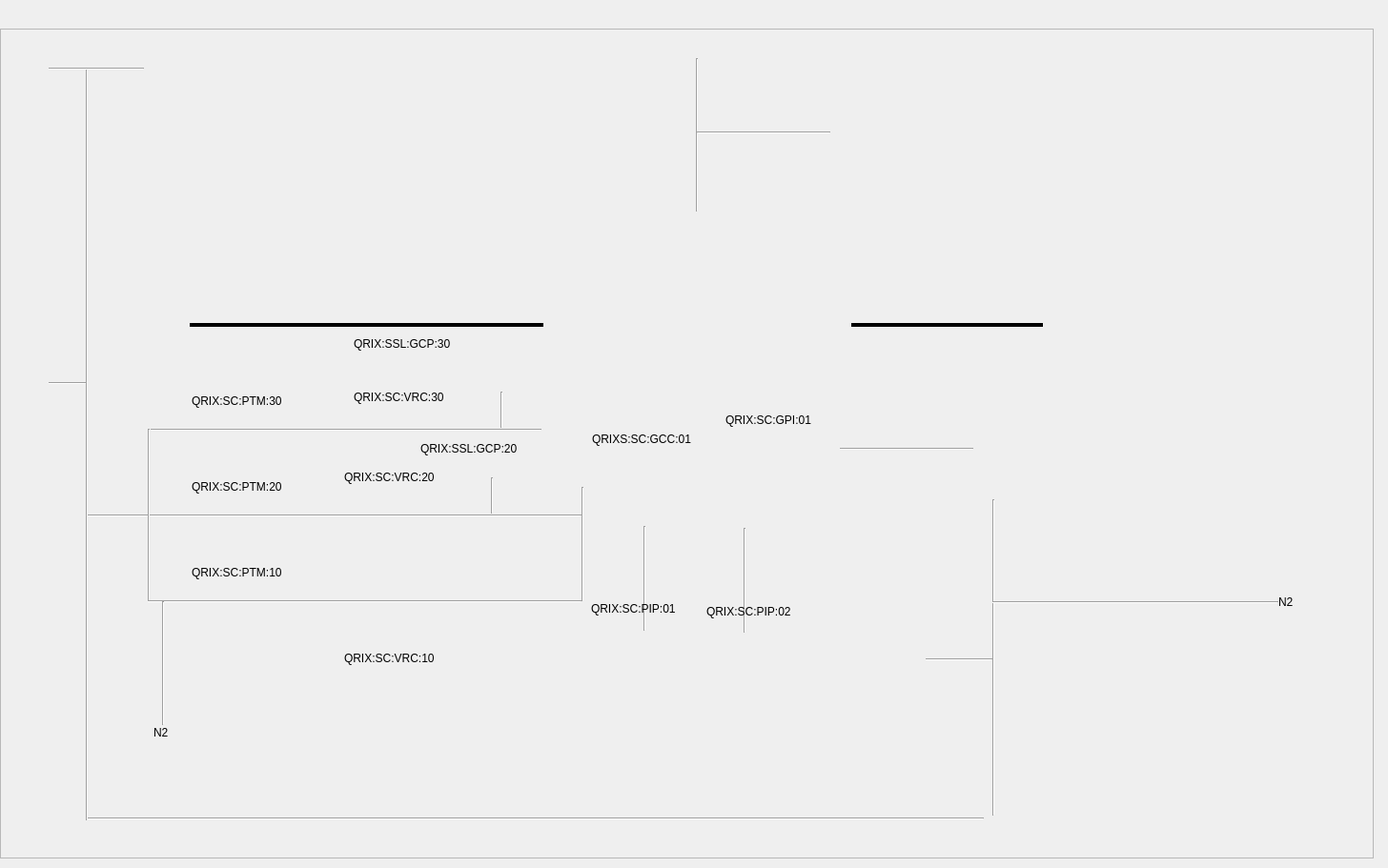
<?xml version="1.0" encoding="UTF-8"?>
<ui version="4.0">
 <class>Form</class>
 <widget class="QWidget" name="Form">
  <property name="geometry">
   <rect>
    <x>0</x>
    <y>0</y>
    <width>1456</width>
    <height>911</height>
   </rect>
  </property>
  <property name="windowTitle">
   <string>QRIX Sample Chamber VAC</string>
  </property>
  <widget class="QScrollArea" name="scrollArea">
   <property name="geometry">
    <rect>
     <x>0</x>
     <y>30</y>
     <width>1441</width>
     <height>871</height>
    </rect>
   </property>
   <property name="widgetResizable">
    <bool>true</bool>
   </property>
   <widget class="QWidget" name="scrollAreaWidgetContents">
    <property name="geometry">
     <rect>
      <x>0</x>
      <y>0</y>
      <width>1439</width>
      <height>869</height>
     </rect>
    </property>
    <widget class="PyDMDrawingCircle" name="PyDMDrawingCircle">
     <property name="geometry">
      <rect>
       <x>560</x>
       <y>190</y>
       <width>341</width>
       <height>341</height>
      </rect>
     </property>
     <property name="toolTip">
      <string/>
     </property>
     <property name="brush" stdset="0">
      <brush brushstyle="NoBrush">
       <color alpha="255">
        <red>0</red>
        <green>0</green>
        <blue>0</blue>
       </color>
      </brush>
     </property>
     <property name="penStyle" stdset="0">
      <enum>Qt::SolidLine</enum>
     </property>
    </widget>
    <widget class="PneumaticValve" name="PneumaticValve">
     <property name="geometry">
      <rect>
       <x>130</x>
       <y>267</y>
       <width>100</width>
       <height>81</height>
      </rect>
     </property>
     <property name="toolTip">
      <string/>
     </property>
     <property name="controlsLocation" stdset="0">
      <enum>PCDSSymbolBase::Left</enum>
     </property>
     <property name="channelsPrefix" stdset="0">
      <string>ca://QRIX:SC:VGC:01</string>
     </property>
     <property name="controlButtonHorizontal" stdset="0">
      <bool>false</bool>
     </property>
    </widget>
    <widget class="PneumaticValve" name="PneumaticValve_2">
     <property name="geometry">
      <rect>
       <x>1060</x>
       <y>265</y>
       <width>100</width>
       <height>82</height>
      </rect>
     </property>
     <property name="toolTip">
      <string/>
     </property>
     <property name="controlsLocation" stdset="0">
      <enum>PCDSSymbolBase::Right</enum>
     </property>
     <property name="channelsPrefix" stdset="0">
      <string>ca://QRIX:SC:VGC:02</string>
     </property>
     <property name="controlButtonHorizontal" stdset="0">
      <bool>false</bool>
     </property>
    </widget>
    <widget class="IonPump" name="IonPump">
     <property name="geometry">
      <rect>
       <x>619</x>
       <y>628</y>
       <width>110</width>
       <height>140</height>
      </rect>
     </property>
     <property name="toolTip">
      <string/>
     </property>
     <property name="channelsPrefix" stdset="0">
      <string>ca://QRIXS:SC:PIP:01</string>
     </property>
     <property name="controlButtonHorizontal" stdset="0">
      <bool>false</bool>
     </property>
    </widget>
    <widget class="IonPump" name="IonPump_2">
     <property name="geometry">
      <rect>
       <x>725</x>
       <y>628</y>
       <width>110</width>
       <height>140</height>
      </rect>
     </property>
     <property name="toolTip">
      <string/>
     </property>
     <property name="channelsPrefix" stdset="0">
      <string>ca://QRIXS:SC:PIP:02</string>
     </property>
     <property name="controlButtonHorizontal" stdset="0">
      <bool>false</bool>
     </property>
    </widget>
    <widget class="RoughGauge" name="RoughGauge">
     <property name="geometry">
      <rect>
       <x>830</x>
       <y>80</y>
       <width>70</width>
       <height>60</height>
      </rect>
     </property>
     <property name="toolTip">
      <string/>
     </property>
    </widget>
    <widget class="PyDMDrawingCircle" name="PyDMDrawingCircle_2">
     <property name="geometry">
      <rect>
       <x>1013</x>
       <y>420</y>
       <width>61</width>
       <height>71</height>
      </rect>
     </property>
     <property name="toolTip">
      <string/>
     </property>
     <property name="brush" stdset="0">
      <brush brushstyle="NoBrush">
       <color alpha="255">
        <red>0</red>
        <green>0</green>
        <blue>0</blue>
       </color>
      </brush>
     </property>
     <property name="penStyle" stdset="0">
      <enum>Qt::SolidLine</enum>
     </property>
    </widget>
    <widget class="PneumaticValve" name="PneumaticValve_3">
     <property name="geometry">
      <rect>
       <x>910</x>
       <y>420</y>
       <width>111</width>
       <height>82</height>
      </rect>
     </property>
     <property name="toolTip">
      <string/>
     </property>
     <property name="channelsPrefix" stdset="0">
      <string>ca://QRIX:SC:VGC:03</string>
     </property>
    </widget>
    <widget class="Line" name="line_3">
     <property name="geometry">
      <rect>
       <x>1040</x>
       <y>493</y>
       <width>3</width>
       <height>332</height>
      </rect>
     </property>
     <property name="orientation">
      <enum>Qt::Vertical</enum>
     </property>
    </widget>
    <widget class="TurboPump" name="TurboPump">
     <property name="geometry">
      <rect>
       <x>960</x>
       <y>500</y>
       <width>100</width>
       <height>82</height>
      </rect>
     </property>
     <property name="toolTip">
      <string/>
     </property>
     <property name="controlsLocation" stdset="0">
      <enum>PCDSSymbolBase::Left</enum>
     </property>
     <property name="channelsPrefix" stdset="0">
      <string>ca://QRIXS:SDS:PTM:10</string>
     </property>
     <property name="controlButtonHorizontal" stdset="0">
      <bool>false</bool>
     </property>
    </widget>
    <widget class="RoughGauge" name="RoughGauge_2">
     <property name="geometry">
      <rect>
       <x>940</x>
       <y>640</y>
       <width>70</width>
       <height>60</height>
      </rect>
     </property>
     <property name="toolTip">
      <string/>
     </property>
     <property name="channelsPrefix" stdset="0">
      <string>ca://QRIXS:ROUGH:GPI:03</string>
     </property>
    </widget>
    <widget class="Line" name="line_4">
     <property name="geometry">
      <rect>
       <x>970</x>
       <y>660</y>
       <width>70</width>
       <height>3</height>
      </rect>
     </property>
     <property name="orientation">
      <enum>Qt::Horizontal</enum>
     </property>
    </widget>
    <widget class="Line" name="line_5">
     <property name="geometry">
      <rect>
       <x>1040</x>
       <y>600</y>
       <width>300</width>
       <height>3</height>
      </rect>
     </property>
     <property name="orientation">
      <enum>Qt::Horizontal</enum>
     </property>
    </widget>
    <widget class="QLabel" name="label">
     <property name="geometry">
      <rect>
       <x>1340</x>
       <y>593</y>
       <width>59</width>
       <height>15</height>
      </rect>
     </property>
     <property name="text">
      <string>N2</string>
     </property>
    </widget>
    <widget class="Line" name="line_6">
     <property name="geometry">
      <rect>
       <x>90</x>
       <y>820</y>
       <width>941</width>
       <height>16</height>
      </rect>
     </property>
     <property name="orientation">
      <enum>Qt::Horizontal</enum>
     </property>
    </widget>
    <widget class="PneumaticValve" name="PneumaticValve_4">
     <property name="geometry">
      <rect>
       <x>1027</x>
       <y>775</y>
       <width>120</width>
       <height>80</height>
      </rect>
     </property>
     <property name="toolTip">
      <string/>
     </property>
     <property name="controlsLocation" stdset="0">
      <enum>PCDSSymbolBase::Right</enum>
     </property>
     <property name="channelsPrefix" stdset="0">
      <string>ca://QRIXS:ROUGH:VRC:02</string>
     </property>
     <property name="rotateIcon" stdset="0">
      <bool>true</bool>
     </property>
     <property name="controlButtonHorizontal" stdset="0">
      <bool>false</bool>
     </property>
    </widget>
    <widget class="ControlOnlyValveNC" name="ControlOnlyValveNC_3">
     <property name="geometry">
      <rect>
       <x>93</x>
       <y>660</y>
       <width>90</width>
       <height>82</height>
      </rect>
     </property>
     <property name="toolTip">
      <string/>
     </property>
     <property name="controlsLocation" stdset="0">
      <enum>PCDSSymbolBase::Left</enum>
     </property>
     <property name="channelsPrefix" stdset="0">
      <string>ca://QRIXS:SC:VVC:02</string>
     </property>
     <property name="iconSize" stdset="0">
      <number>25</number>
     </property>
     <property name="rotateIcon" stdset="0">
      <bool>true</bool>
     </property>
     <property name="controlButtonHorizontal" stdset="0">
      <bool>false</bool>
     </property>
    </widget>
    <widget class="ControlOnlyValveNC" name="ControlOnlyValveNC_4">
     <property name="geometry">
      <rect>
       <x>93</x>
       <y>600</y>
       <width>90</width>
       <height>80</height>
      </rect>
     </property>
     <property name="toolTip">
      <string/>
     </property>
     <property name="controlsLocation" stdset="0">
      <enum>PCDSSymbolBase::Left</enum>
     </property>
     <property name="channelsPrefix" stdset="0">
      <string>ca://QRIXS:SC:VVC:01</string>
     </property>
     <property name="iconSize" stdset="0">
      <number>25</number>
     </property>
     <property name="rotateIcon" stdset="0">
      <bool>true</bool>
     </property>
     <property name="controlButtonHorizontal" stdset="0">
      <bool>false</bool>
     </property>
    </widget>
    <widget class="Line" name="line_11">
     <property name="geometry">
      <rect>
       <x>80</x>
       <y>40</y>
       <width>20</width>
       <height>790</height>
      </rect>
     </property>
     <property name="orientation">
      <enum>Qt::Vertical</enum>
     </property>
    </widget>
    <widget class="RoughGauge" name="RoughGauge_4">
     <property name="geometry">
      <rect>
       <x>20</x>
       <y>350</y>
       <width>70</width>
       <height>60</height>
      </rect>
     </property>
     <property name="toolTip">
      <string/>
     </property>
     <property name="channelsPrefix" stdset="0">
      <string>ca://QRIXS:ROUGH:GPI:02</string>
     </property>
    </widget>
    <widget class="Line" name="line_12">
     <property name="geometry">
      <rect>
       <x>50</x>
       <y>370</y>
       <width>40</width>
       <height>3</height>
      </rect>
     </property>
     <property name="orientation">
      <enum>Qt::Horizontal</enum>
     </property>
    </widget>
    <widget class="Line" name="line_13">
     <property name="geometry">
      <rect>
       <x>50</x>
       <y>40</y>
       <width>100</width>
       <height>3</height>
      </rect>
     </property>
     <property name="orientation">
      <enum>Qt::Horizontal</enum>
     </property>
    </widget>
    <widget class="RoughGauge" name="RoughGauge_5">
     <property name="geometry">
      <rect>
       <x>128</x>
       <y>19</y>
       <width>90</width>
       <height>60</height>
      </rect>
     </property>
     <property name="toolTip">
      <string/>
     </property>
     <property name="channelsPrefix" stdset="0">
      <string>ca://QRIXS:ROUGH:GPI:01</string>
     </property>
    </widget>
    <widget class="ControlOnlyValveNC" name="ControlOnlyValveNC_5">
     <property name="geometry">
      <rect>
       <x>50</x>
       <y>30</y>
       <width>20</width>
       <height>20</height>
      </rect>
     </property>
     <property name="toolTip">
      <string/>
     </property>
     <property name="controlsLocation" stdset="0">
      <enum>PCDSSymbolBase::Hidden</enum>
     </property>
     <property name="channelsPrefix" stdset="0">
      <string>ca://QRIX:VRO:01</string>
     </property>
     <property name="iconSize" stdset="0">
      <number>20</number>
     </property>
     <property name="rotateIcon" stdset="0">
      <bool>false</bool>
     </property>
     <property name="controlButtonHorizontal" stdset="0">
      <bool>false</bool>
     </property>
    </widget>
    <widget class="ScrollPump" name="ScrollPump_7">
     <property name="geometry">
      <rect>
       <x>-10</x>
       <y>20</y>
       <width>80</width>
       <height>110</height>
      </rect>
     </property>
     <property name="toolTip">
      <string/>
     </property>
     <property name="controlsLocation" stdset="0">
      <enum>PCDSSymbolBase::Bottom</enum>
     </property>
     <property name="channelsPrefix" stdset="0">
      <string>ca://QRIXS:PRO:01</string>
     </property>
     <property name="controlButtonHorizontal" stdset="0">
      <bool>false</bool>
     </property>
    </widget>
    <widget class="PneumaticValve" name="PneumaticValve_6">
     <property name="geometry">
      <rect>
       <x>710</x>
       <y>10</y>
       <width>149</width>
       <height>81</height>
      </rect>
     </property>
     <property name="toolTip">
      <string/>
     </property>
     <property name="layoutDirection">
      <enum>Qt::LeftToRight</enum>
     </property>
     <property name="controlsLocation" stdset="0">
      <enum>PCDSSymbolBase::Right</enum>
     </property>
     <property name="channelsPrefix" stdset="0">
      <string>ca://QRIXS:SA:VRC:01</string>
     </property>
     <property name="rotateIcon" stdset="0">
      <bool>true</bool>
     </property>
     <property name="controlButtonHorizontal" stdset="0">
      <bool>false</bool>
     </property>
    </widget>
    <widget class="Line" name="line_14">
     <property name="geometry">
      <rect>
       <x>720</x>
       <y>30</y>
       <width>20</width>
       <height>161</height>
      </rect>
     </property>
     <property name="orientation">
      <enum>Qt::Vertical</enum>
     </property>
    </widget>
    <widget class="PneumaticValve" name="PneumaticValve_7">
     <property name="geometry">
      <rect>
       <x>710</x>
       <y>107</y>
       <width>149</width>
       <height>81</height>
      </rect>
     </property>
     <property name="toolTip">
      <string/>
     </property>
     <property name="layoutDirection">
      <enum>Qt::LeftToRight</enum>
     </property>
     <property name="controlsLocation" stdset="0">
      <enum>PCDSSymbolBase::Right</enum>
     </property>
     <property name="channelsPrefix" stdset="0">
      <string>ca://QRIXS:SC:VGC:04</string>
     </property>
     <property name="rotateIcon" stdset="0">
      <bool>true</bool>
     </property>
     <property name="controlButtonHorizontal" stdset="0">
      <bool>false</bool>
     </property>
    </widget>
    <widget class="Line" name="line_15">
     <property name="geometry">
      <rect>
       <x>730</x>
       <y>100</y>
       <width>140</width>
       <height>16</height>
      </rect>
     </property>
     <property name="orientation">
      <enum>Qt::Horizontal</enum>
     </property>
    </widget>
    <widget class="RoughGauge" name="RoughGauge_6">
     <property name="geometry">
      <rect>
       <x>480</x>
       <y>450</y>
       <width>70</width>
       <height>50</height>
      </rect>
     </property>
     <property name="toolTip">
      <string/>
     </property>
     <property name="channelsPrefix" stdset="0">
      <string>ca://QRIXS:SSL:GCP:20</string>
     </property>
    </widget>
    <widget class="RoughGauge" name="RoughGauge_7">
     <property name="geometry">
      <rect>
       <x>490</x>
       <y>340</y>
       <width>70</width>
       <height>60</height>
      </rect>
     </property>
     <property name="toolTip">
      <string/>
     </property>
     <property name="channelsPrefix" stdset="0">
      <string>ca://QRIXS:SSL:GCP:30</string>
     </property>
    </widget>
    <widget class="TurboPump" name="TurboPump_3">
     <property name="geometry">
      <rect>
       <x>190</x>
       <y>380</y>
       <width>100</width>
       <height>82</height>
      </rect>
     </property>
     <property name="toolTip">
      <string/>
     </property>
     <property name="controlsLocation" stdset="0">
      <enum>PCDSSymbolBase::Left</enum>
     </property>
     <property name="channelsPrefix" stdset="0">
      <string>ca://QRIXS:SC:PTM:30</string>
     </property>
     <property name="controlButtonHorizontal" stdset="0">
      <bool>false</bool>
     </property>
    </widget>
    <widget class="Line" name="line_16">
     <property name="geometry">
      <rect>
       <x>157</x>
       <y>410</y>
       <width>410</width>
       <height>20</height>
      </rect>
     </property>
     <property name="orientation">
      <enum>Qt::Horizontal</enum>
     </property>
    </widget>
    <widget class="Line" name="line_17">
     <property name="geometry">
      <rect>
       <x>140</x>
       <y>419</y>
       <width>30</width>
       <height>181</height>
      </rect>
     </property>
     <property name="orientation">
      <enum>Qt::Vertical</enum>
     </property>
    </widget>
    <widget class="Line" name="line_18">
     <property name="geometry">
      <rect>
       <x>510</x>
       <y>380</y>
       <width>30</width>
       <height>38</height>
      </rect>
     </property>
     <property name="orientation">
      <enum>Qt::Vertical</enum>
     </property>
    </widget>
    <widget class="Line" name="line_19">
     <property name="geometry">
      <rect>
       <x>160</x>
       <y>600</y>
       <width>20</width>
       <height>130</height>
      </rect>
     </property>
     <property name="orientation">
      <enum>Qt::Vertical</enum>
     </property>
    </widget>
    <widget class="QLabel" name="label_3">
     <property name="geometry">
      <rect>
       <x>160</x>
       <y>730</y>
       <width>31</width>
       <height>16</height>
      </rect>
     </property>
     <property name="text">
      <string>N2</string>
     </property>
    </widget>
    <widget class="PneumaticValve" name="PneumaticValve_9">
     <property name="geometry">
      <rect>
       <x>360</x>
       <y>560</y>
       <width>100</width>
       <height>81</height>
      </rect>
     </property>
     <property name="toolTip">
      <string/>
     </property>
     <property name="controlsLocation" stdset="0">
      <enum>PCDSSymbolBase::Left</enum>
     </property>
     <property name="channelsPrefix" stdset="0">
      <string>ca://QRIXS:SC:VRC:10</string>
     </property>
     <property name="expertOphydClass" stdset="0">
      <string>pcdsdevices.valve.VRC</string>
     </property>
     <property name="controlButtonHorizontal" stdset="0">
      <bool>false</bool>
     </property>
    </widget>
    <widget class="Line" name="line_22">
     <property name="geometry">
      <rect>
       <x>154</x>
       <y>590</y>
       <width>455</width>
       <height>20</height>
      </rect>
     </property>
     <property name="orientation">
      <enum>Qt::Horizontal</enum>
     </property>
    </widget>
    <widget class="TurboPump" name="TurboPump_4">
     <property name="geometry">
      <rect>
       <x>188</x>
       <y>560</y>
       <width>100</width>
       <height>82</height>
      </rect>
     </property>
     <property name="toolTip">
      <string/>
     </property>
     <property name="controlsLocation" stdset="0">
      <enum>PCDSSymbolBase::Left</enum>
     </property>
     <property name="channelsPrefix" stdset="0">
      <string>ca://QRIXS:SC:PTM:10</string>
     </property>
     <property name="controlButtonHorizontal" stdset="0">
      <bool>false</bool>
     </property>
    </widget>
    <widget class="Line" name="line_25">
     <property name="geometry">
      <rect>
       <x>892</x>
       <y>300</y>
       <width>201</width>
       <height>20</height>
      </rect>
     </property>
     <property name="frameShadow">
      <enum>QFrame::Plain</enum>
     </property>
     <property name="lineWidth">
      <number>4</number>
     </property>
     <property name="orientation">
      <enum>Qt::Horizontal</enum>
     </property>
    </widget>
    <widget class="Line" name="line_7">
     <property name="geometry">
      <rect>
       <x>669</x>
       <y>521</y>
       <width>12</width>
       <height>110</height>
      </rect>
     </property>
     <property name="orientation">
      <enum>Qt::Vertical</enum>
     </property>
    </widget>
    <widget class="Line" name="line_8">
     <property name="geometry">
      <rect>
       <x>770</x>
       <y>523</y>
       <width>20</width>
       <height>110</height>
      </rect>
     </property>
     <property name="orientation">
      <enum>Qt::Vertical</enum>
     </property>
    </widget>
    <widget class="ColdCathodeGauge" name="ColdCathodeGauge_2">
     <property name="geometry">
      <rect>
       <x>610</x>
       <y>310</y>
       <width>131</width>
       <height>101</height>
      </rect>
     </property>
     <property name="toolTip">
      <string/>
     </property>
     <property name="controlsLocation" stdset="0">
      <enum>PCDSSymbolBase::Left</enum>
     </property>
     <property name="channelsPrefix" stdset="0">
      <string>ca://QRIXS:SC:GCC:01</string>
     </property>
     <property name="controlButtonHorizontal" stdset="0">
      <bool>false</bool>
     </property>
    </widget>
    <widget class="TurboPump" name="TurboPump_5">
     <property name="geometry">
      <rect>
       <x>190</x>
       <y>470</y>
       <width>100</width>
       <height>82</height>
      </rect>
     </property>
     <property name="toolTip">
      <string/>
     </property>
     <property name="controlsLocation" stdset="0">
      <enum>PCDSSymbolBase::Left</enum>
     </property>
     <property name="channelsPrefix" stdset="0">
      <string>ca://QRIXS:SC:PTM:20</string>
     </property>
     <property name="controlButtonHorizontal" stdset="0">
      <bool>false</bool>
     </property>
    </widget>
    <widget class="Line" name="line_26">
     <property name="geometry">
      <rect>
       <x>90</x>
       <y>500</y>
       <width>521</width>
       <height>20</height>
      </rect>
     </property>
     <property name="orientation">
      <enum>Qt::Horizontal</enum>
     </property>
    </widget>
    <widget class="Line" name="line_27">
     <property name="geometry">
      <rect>
       <x>500</x>
       <y>470</y>
       <width>30</width>
       <height>38</height>
      </rect>
     </property>
     <property name="orientation">
      <enum>Qt::Vertical</enum>
     </property>
    </widget>
    <widget class="PneumaticValve" name="PneumaticValve_5">
     <property name="geometry">
      <rect>
       <x>-20</x>
       <y>465</y>
       <width>130</width>
       <height>90</height>
      </rect>
     </property>
     <property name="toolTip">
      <string/>
     </property>
     <property name="controlsLocation" stdset="0">
      <enum>PCDSSymbolBase::Left</enum>
     </property>
     <property name="channelsPrefix" stdset="0">
      <string>ca://QRIXS:ROUGH:VRC:01</string>
     </property>
     <property name="rotateIcon" stdset="0">
      <bool>true</bool>
     </property>
     <property name="controlButtonHorizontal" stdset="0">
      <bool>false</bool>
     </property>
    </widget>
    <widget class="Line" name="line">
     <property name="geometry">
      <rect>
       <x>580</x>
       <y>480</y>
       <width>60</width>
       <height>120</height>
      </rect>
     </property>
     <property name="orientation">
      <enum>Qt::Vertical</enum>
     </property>
    </widget>
    <widget class="Line" name="line_28">
     <property name="geometry">
      <rect>
       <x>198</x>
       <y>300</y>
       <width>371</width>
       <height>20</height>
      </rect>
     </property>
     <property name="frameShadow">
      <enum>QFrame::Plain</enum>
     </property>
     <property name="lineWidth">
      <number>4</number>
     </property>
     <property name="orientation">
      <enum>Qt::Horizontal</enum>
     </property>
    </widget>
    <widget class="RoughGauge" name="RoughGauge_8">
     <property name="geometry">
      <rect>
       <x>770</x>
       <y>330</y>
       <width>70</width>
       <height>60</height>
      </rect>
     </property>
     <property name="toolTip">
      <string/>
     </property>
     <property name="channelsPrefix" stdset="0">
      <string>ca://QRIXS:SC:GPI:01</string>
     </property>
    </widget>
    <widget class="PneumaticValve" name="PneumaticValve_10">
     <property name="geometry">
      <rect>
       <x>360</x>
       <y>467</y>
       <width>100</width>
       <height>81</height>
      </rect>
     </property>
     <property name="toolTip">
      <string/>
     </property>
     <property name="controlsLocation" stdset="0">
      <enum>PCDSSymbolBase::Left</enum>
     </property>
     <property name="channelsPrefix" stdset="0">
      <string>ca://QRIXS:SC:VRC:20</string>
     </property>
     <property name="controlButtonHorizontal" stdset="0">
      <bool>false</bool>
     </property>
    </widget>
    <widget class="PneumaticValve" name="PneumaticValve_11">
     <property name="geometry">
      <rect>
       <x>360</x>
       <y>374</y>
       <width>100</width>
       <height>80</height>
      </rect>
     </property>
     <property name="toolTip">
      <string/>
     </property>
     <property name="controlsLocation" stdset="0">
      <enum>PCDSSymbolBase::Left</enum>
     </property>
     <property name="channelsPrefix" stdset="0">
      <string>ca://QRIX:SC:VRC:30</string>
     </property>
     <property name="controlButtonHorizontal" stdset="0">
      <bool>false</bool>
     </property>
    </widget>
    <widget class="QLabel" name="label_2">
     <property name="geometry">
      <rect>
       <x>620</x>
       <y>420</y>
       <width>121</width>
       <height>20</height>
      </rect>
     </property>
     <property name="text">
      <string>QRIXS:SC:GCC:01</string>
     </property>
    </widget>
    <widget class="QLabel" name="label_4">
     <property name="geometry">
      <rect>
       <x>760</x>
       <y>400</y>
       <width>101</width>
       <height>20</height>
      </rect>
     </property>
     <property name="text">
      <string>QRIX:SC:GPI:01</string>
     </property>
    </widget>
    <widget class="QLabel" name="label_5">
     <property name="geometry">
      <rect>
       <x>200</x>
       <y>560</y>
       <width>101</width>
       <height>20</height>
      </rect>
     </property>
     <property name="text">
      <string>QRIX:SC:PTM:10</string>
     </property>
    </widget>
    <widget class="QLabel" name="label_6">
     <property name="geometry">
      <rect>
       <x>200</x>
       <y>470</y>
       <width>101</width>
       <height>20</height>
      </rect>
     </property>
     <property name="text">
      <string>QRIX:SC:PTM:20</string>
     </property>
    </widget>
    <widget class="QLabel" name="label_7">
     <property name="geometry">
      <rect>
       <x>200</x>
       <y>380</y>
       <width>101</width>
       <height>20</height>
      </rect>
     </property>
     <property name="text">
      <string>QRIX:SC:PTM:30</string>
     </property>
    </widget>
    <widget class="QLabel" name="label_8">
     <property name="geometry">
      <rect>
       <x>360</x>
       <y>460</y>
       <width>101</width>
       <height>20</height>
      </rect>
     </property>
     <property name="text">
      <string>QRIX:SC:VRC:20</string>
     </property>
    </widget>
    <widget class="QLabel" name="label_9">
     <property name="geometry">
      <rect>
       <x>360</x>
       <y>650</y>
       <width>101</width>
       <height>20</height>
      </rect>
     </property>
     <property name="text">
      <string>QRIX:SC:VRC:10</string>
     </property>
    </widget>
    <widget class="QLabel" name="label_10">
     <property name="geometry">
      <rect>
       <x>619</x>
       <y>598</y>
       <width>101</width>
       <height>20</height>
      </rect>
     </property>
     <property name="text">
      <string>QRIX:SC:PIP:01</string>
     </property>
    </widget>
    <widget class="QLabel" name="label_11">
     <property name="geometry">
      <rect>
       <x>740</x>
       <y>600</y>
       <width>101</width>
       <height>21</height>
      </rect>
     </property>
     <property name="text">
      <string>QRIX:SC:PIP:02</string>
     </property>
    </widget>
    <widget class="ControlOnlyValveNC" name="ControlOnlyValveNC_6">
     <property name="geometry">
      <rect>
       <x>1080</x>
       <y>558</y>
       <width>90</width>
       <height>80</height>
      </rect>
     </property>
     <property name="toolTip">
      <string/>
     </property>
     <property name="controlsLocation" stdset="0">
      <enum>PCDSSymbolBase::Left</enum>
     </property>
     <property name="channelsPrefix" stdset="0">
      <string>ca://QRIXS:SDS:VVC:01</string>
     </property>
     <property name="iconSize" stdset="0">
      <number>25</number>
     </property>
     <property name="rotateIcon" stdset="0">
      <bool>false</bool>
     </property>
     <property name="controlButtonHorizontal" stdset="0">
      <bool>false</bool>
     </property>
    </widget>
    <widget class="ControlOnlyValveNC" name="ControlOnlyValveNC_7">
     <property name="geometry">
      <rect>
       <x>1200</x>
       <y>560</y>
       <width>90</width>
       <height>80</height>
      </rect>
     </property>
     <property name="toolTip">
      <string/>
     </property>
     <property name="controlsLocation" stdset="0">
      <enum>PCDSSymbolBase::Left</enum>
     </property>
     <property name="channelsPrefix" stdset="0">
      <string>ca://QRIXS:SDS:VVC:02</string>
     </property>
     <property name="iconSize" stdset="0">
      <number>25</number>
     </property>
     <property name="rotateIcon" stdset="0">
      <bool>false</bool>
     </property>
     <property name="controlButtonHorizontal" stdset="0">
      <bool>false</bool>
     </property>
    </widget>
    <widget class="QLabel" name="label_12">
     <property name="geometry">
      <rect>
       <x>370</x>
       <y>320</y>
       <width>111</width>
       <height>20</height>
      </rect>
     </property>
     <property name="text">
      <string>QRIX:SSL:GCP:30</string>
     </property>
    </widget>
    <widget class="QLabel" name="label_13">
     <property name="geometry">
      <rect>
       <x>440</x>
       <y>430</y>
       <width>111</width>
       <height>20</height>
      </rect>
     </property>
     <property name="text">
      <string>QRIX:SSL:GCP:20</string>
     </property>
    </widget>
    <widget class="QLabel" name="label_14">
     <property name="geometry">
      <rect>
       <x>370</x>
       <y>376</y>
       <width>101</width>
       <height>20</height>
      </rect>
     </property>
     <property name="text">
      <string>QRIX:SC:VRC:30</string>
     </property>
    </widget>
    <widget class="Line" name="line_29">
     <property name="geometry">
      <rect>
       <x>880</x>
       <y>430</y>
       <width>140</width>
       <height>20</height>
      </rect>
     </property>
     <property name="orientation">
      <enum>Qt::Horizontal</enum>
     </property>
    </widget>
    <widget class="PyDMDrawingArc" name="PyDMDrawingArc">
     <property name="geometry">
      <rect>
       <x>570</x>
       <y>200</y>
       <width>320</width>
       <height>280</height>
      </rect>
     </property>
     <property name="toolTip">
      <string/>
     </property>
     <property name="startAngle" stdset="0">
      <double>160.000000000000000</double>
     </property>
     <property name="spanAngle" stdset="0">
      <double>-140.000000000000000</double>
     </property>
    </widget>
    <widget class="PyDMDrawingLine" name="PyDMDrawingLine">
     <property name="geometry">
      <rect>
       <x>573</x>
       <y>277</y>
       <width>8</width>
       <height>31</height>
      </rect>
     </property>
     <property name="toolTip">
      <string/>
     </property>
    </widget>
    <widget class="PyDMDrawingLine" name="PyDMDrawingLine_2">
     <property name="geometry">
      <rect>
       <x>879</x>
       <y>277</y>
       <width>8</width>
       <height>31</height>
      </rect>
     </property>
     <property name="toolTip">
      <string/>
     </property>
     <property name="penColor" stdset="0">
      <color>
       <red>0</red>
       <green>0</green>
       <blue>0</blue>
      </color>
     </property>
    </widget>
    <zorder>line_8</zorder>
    <zorder>line_7</zorder>
    <zorder>PyDMDrawingCircle</zorder>
    <zorder>PyDMDrawingArc</zorder>
    <zorder>line_29</zorder>
    <zorder>PneumaticValve_3</zorder>
    <zorder>line_27</zorder>
    <zorder>RoughGauge_6</zorder>
    <zorder>line_18</zorder>
    <zorder>line_26</zorder>
    <zorder>line_22</zorder>
    <zorder>line_19</zorder>
    <zorder>line_14</zorder>
    <zorder>line_16</zorder>
    <zorder>line_15</zorder>
    <zorder>IonPump</zorder>
    <zorder>IonPump_2</zorder>
    <zorder>RoughGauge</zorder>
    <zorder>PyDMDrawingCircle_2</zorder>
    <zorder>line_3</zorder>
    <zorder>TurboPump</zorder>
    <zorder>line_4</zorder>
    <zorder>line_5</zorder>
    <zorder>label</zorder>
    <zorder>line_6</zorder>
    <zorder>RoughGauge_2</zorder>
    <zorder>PneumaticValve_4</zorder>
    <zorder>ControlOnlyValveNC_3</zorder>
    <zorder>ControlOnlyValveNC_4</zorder>
    <zorder>line_11</zorder>
    <zorder>line_12</zorder>
    <zorder>RoughGauge_4</zorder>
    <zorder>line_13</zorder>
    <zorder>RoughGauge_5</zorder>
    <zorder>ControlOnlyValveNC_5</zorder>
    <zorder>ScrollPump_7</zorder>
    <zorder>PneumaticValve_6</zorder>
    <zorder>PneumaticValve_7</zorder>
    <zorder>RoughGauge_7</zorder>
    <zorder>line_17</zorder>
    <zorder>label_3</zorder>
    <zorder>PneumaticValve_9</zorder>
    <zorder>TurboPump_4</zorder>
    <zorder>line_25</zorder>
    <zorder>PneumaticValve_2</zorder>
    <zorder>ColdCathodeGauge_2</zorder>
    <zorder>TurboPump_5</zorder>
    <zorder>PneumaticValve_5</zorder>
    <zorder>line_28</zorder>
    <zorder>RoughGauge_8</zorder>
    <zorder>PneumaticValve_10</zorder>
    <zorder>PneumaticValve_11</zorder>
    <zorder>label_2</zorder>
    <zorder>label_4</zorder>
    <zorder>label_5</zorder>
    <zorder>label_6</zorder>
    <zorder>label_7</zorder>
    <zorder>PneumaticValve</zorder>
    <zorder>label_8</zorder>
    <zorder>label_9</zorder>
    <zorder>label_10</zorder>
    <zorder>label_11</zorder>
    <zorder>ControlOnlyValveNC_6</zorder>
    <zorder>ControlOnlyValveNC_7</zorder>
    <zorder>line</zorder>
    <zorder>label_12</zorder>
    <zorder>label_13</zorder>
    <zorder>label_14</zorder>
    <zorder>PyDMDrawingLine</zorder>
    <zorder>PyDMDrawingLine_2</zorder>
    <zorder>TurboPump_3</zorder>
   </widget>
  </widget>
 </widget>
 <customwidgets>
  <customwidget>
   <class>PyDMDrawingArc</class>
   <extends>QWidget</extends>
   <header>pydm.widgets.drawing</header>
  </customwidget>
  <customwidget>
   <class>PyDMDrawingCircle</class>
   <extends>QWidget</extends>
   <header>pydm.widgets.drawing</header>
  </customwidget>
  <customwidget>
   <class>PyDMDrawingLine</class>
   <extends>QWidget</extends>
   <header>pydm.widgets.drawing</header>
  </customwidget>
  <customwidget>
   <class>PCDSSymbolBase</class>
   <extends>QWidget</extends>
   <header>pcdswidgets.vacuum.base</header>
  </customwidget>
  <customwidget>
   <class>PneumaticValve</class>
   <extends>PCDSSymbolBase</extends>
   <header>pcdswidgets.vacuum.valves</header>
  </customwidget>
  <customwidget>
   <class>ControlOnlyValveNC</class>
   <extends>PCDSSymbolBase</extends>
   <header>pcdswidgets.vacuum.valves</header>
  </customwidget>
  <customwidget>
   <class>IonPump</class>
   <extends>PCDSSymbolBase</extends>
   <header>pcdswidgets.vacuum.pumps</header>
  </customwidget>
  <customwidget>
   <class>TurboPump</class>
   <extends>PCDSSymbolBase</extends>
   <header>pcdswidgets.vacuum.pumps</header>
  </customwidget>
  <customwidget>
   <class>ScrollPump</class>
   <extends>PCDSSymbolBase</extends>
   <header>pcdswidgets.vacuum.pumps</header>
  </customwidget>
  <customwidget>
   <class>RoughGauge</class>
   <extends>PCDSSymbolBase</extends>
   <header>pcdswidgets.vacuum.gauges</header>
  </customwidget>
  <customwidget>
   <class>ColdCathodeGauge</class>
   <extends>PCDSSymbolBase</extends>
   <header>pcdswidgets.vacuum.gauges</header>
  </customwidget>
 </customwidgets>
 <resources/>
 <connections/>
</ui>
